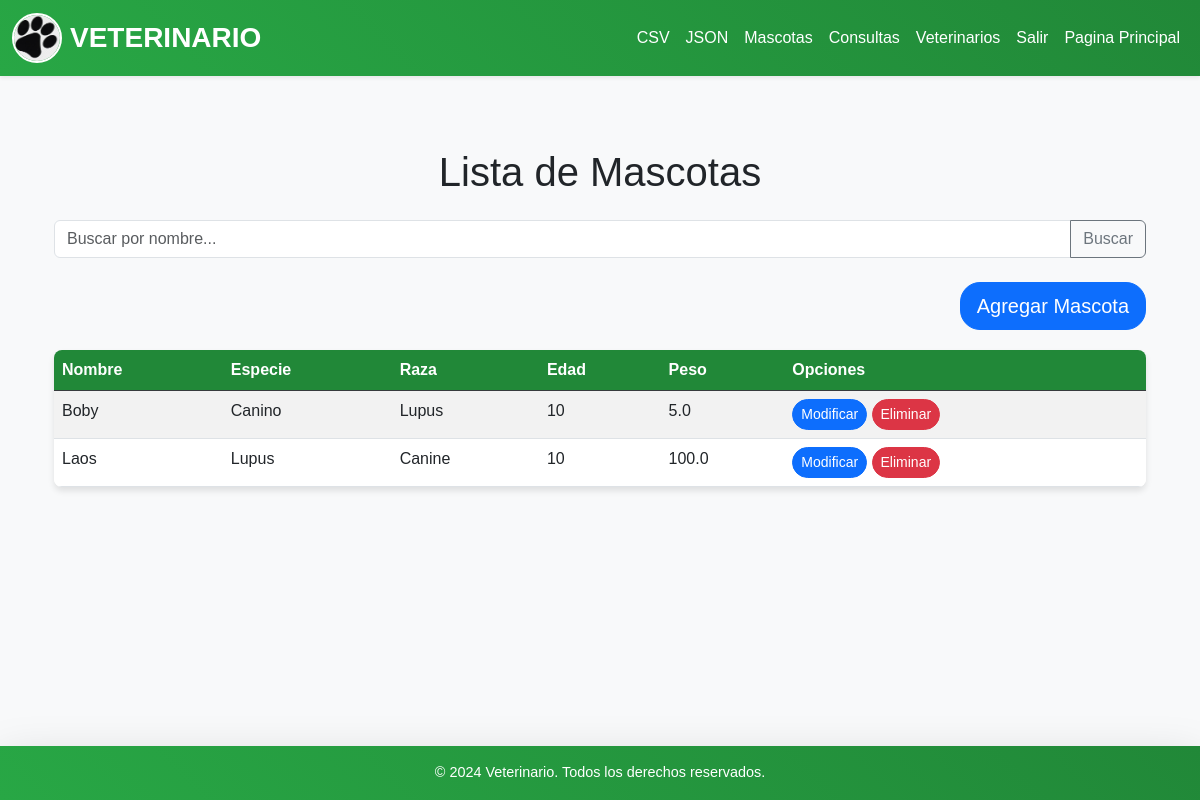
/mascota/tabla (signed in), run on the app's committed database.
### core/models.py (models this page shows, shortened)
class Mascota(models.Model):
    nombre = models.CharField("nombre", max_length=65)
    especie = models.CharField("especie", max_length=65)
    raza = models.CharField("raza", max_length=65)
    edad = models.IntegerField("edad")
    peso = models.FloatField("edad")
    class Meta:
        db_table = "mascotas"

### core/views.py (the view)
# urls.py: path("mascota/tabla", getMascota, name="mascotas"),
@login_required
def getMascota(request):
    busqueda = request.GET.get('search', '')
    if busqueda:
        mascotas = Mascota.objects.filter(
            Q(nombre__icontains=busqueda)
        )
    else:
        mascotas = Mascota.objects.all()
    context = {
        'mascotas': mascotas
    }
    return render(request, 'mascotas.html', context)

### core/templates/mascotas.html (shortened to what this page needs)
{% extends 'base.html' %}
{% load static %}
{% block content %}
<div class="container mt-5">
    <h1 class="text-center mb-4">Lista de Mascotas</h1>
    <form method="get" action="" class="mb-4">
        <div class="input-group">
            <input type="text" name="search" class="form-control" placeholder="Buscar por nombre..." value="{{ request.GET.search }}">
            <button class="btn btn-outline-secondary" type="submit">Buscar</button>
        </div>
    </form>
    <div class="mb-3 text-end">
        <a class="btn btn-primary btn-lg" href="{% url 'nueva-mascota' %}">Agregar Mascota</a>
    </div>
    <table class="table table-striped table-hover">
        <thead class="table-dark">
            <tr>
                <th>Nombre</th>
                <th>Especie</th>
                <th>Raza</th>
                <th>Edad</th>
                <th>Peso</th>
                <th>Opciones</th>
            </tr>
        </thead>
        <tbody>
            {% for mascota in mascotas %}
            <tr>
                <td>{{ mascota.nombre }}</td>
                <td>{{ mascota.especie }}</td>
                <td>{{ mascota.raza }}</td>
                <td>{{ mascota.edad }}</td>
                <td>{{ mascota.peso }}</td>
                <td>
                    <a href="{% url 'actualizar-mascota' mascota.id %}" class="btn btn-primary btn-sm">Modificar</a>
                    <a href="{% url 'eliminar-mascota' mascota.id %}" class="btn btn-danger btn-sm">Eliminar</a>
                </td>
            </tr>
            {% empty %}
            <tr>
                <td colspan="6" class="text-center">No se encontraron mascotas</td>
            </tr>
            {% endfor %}
        </tbody>
    </table>
</div>
{% endblock %}

### core/static/styles.css (style rules this page uses)
.table { margin-top: 20px; border-radius: 8px; overflow: hidden; background-color: white; box-shadow: 0 4px 6px rgba(0, 0, 0, 0.1); }
.table th { background-color: #218838; color: white; font-weight: bold; }
.btn-primary, .btn-success , .btn-danger { border-radius: 20px; transition: transform 0.3s ease, background-color 0.3s ease; }

### data on the page
Mascota: nombre "Boby", especie "Canino", raza "Lupus", edad "10", peso "5.0"
Mascota: nombre "Laos", especie "Lupus", raza "Canine", edad "10", peso "100.0"
